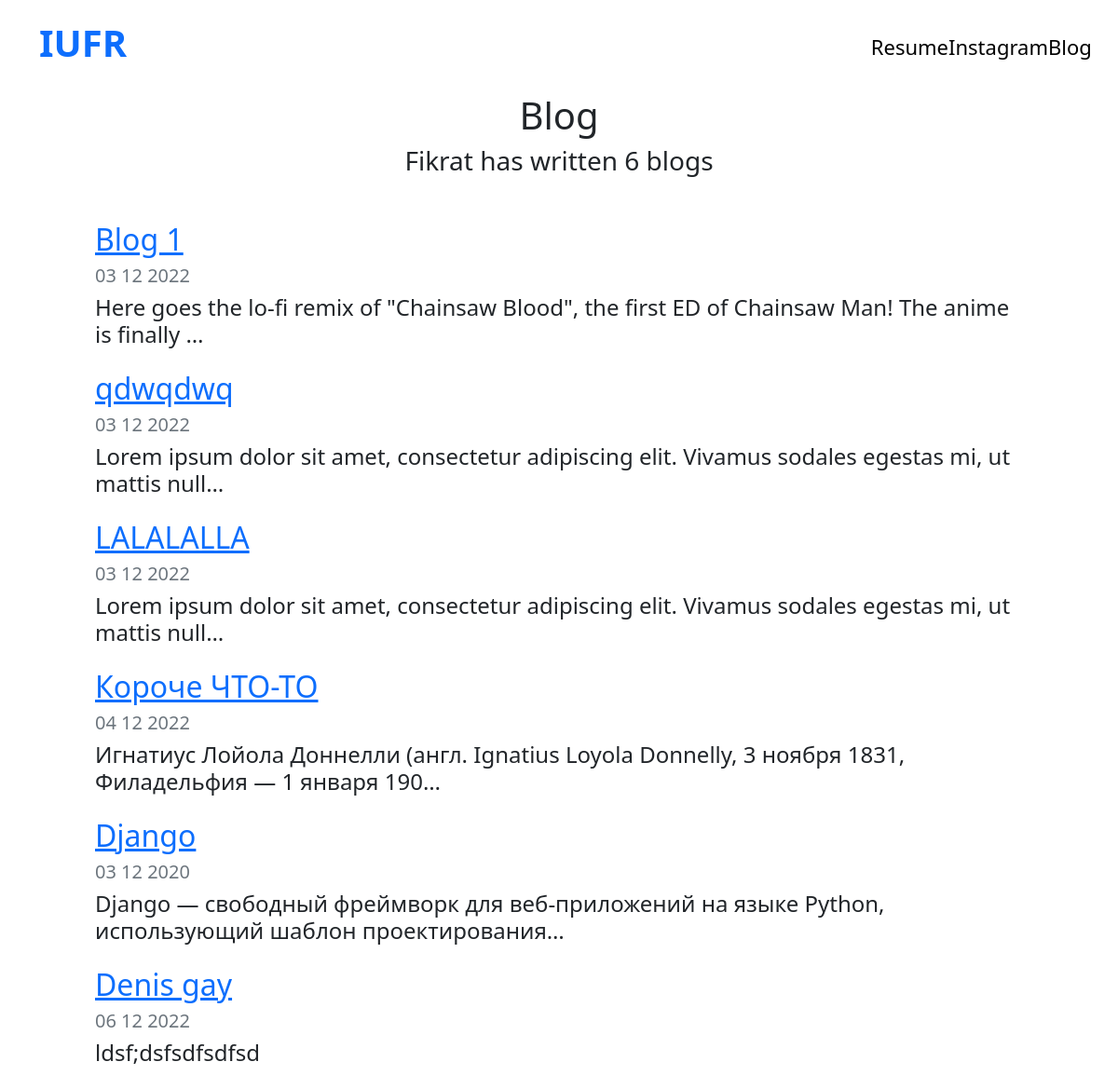
Screenshot of /blog/ with the database file from the repository.
### blog/models.py (models this page shows, shortened)
class Blog(models.Model):
    title = models.CharField('Название', max_length=50)
    description = models.TextField("Описание")
    date = models.DateField("Дата")

### blog/views.py (the view)
# urls.py: path('', views.all_blogs, name='all_blogs'),
def all_blogs(request):
    blogs = Blog.objects.all()
    return render(request, 'blog/all_blogs.html', {'blogs': blogs})

### blog/templates/blog/all_blogs.html
{% extends "main/base.html" %}
{% load static %}
{% block content %}
<h1 id="blogtitle" class="font-weight-bold text-center">Blog</h1>
<h3 class="text-center mb-5">Fikrat has written {{ blogs.count }} blog{{ blogs.count|pluralize }}</h3>
{% for blog in blogs %}
<div class="row justify-content-center my-3">
  <div class="col-md-10">
    <a href="{% url 'blog:detail' blog.id %}">
      <h2>{{ blog.title }}</h2>
    </a>
    <h5 class="text-muted">{{ blog.date|date:'d m Y'|upper }}</h5>
    <h4>{{ blog.description|striptags|truncatechars:100 }}</h4>
  </div>
</div>
{% endfor %}
{% endblock %}

### main/templates/main/base.html (shortened to what this page needs)
{% load static %}
<!DOCTYPE html>
<html lang="en">
<head>
    <link rel="stylesheet" href="{% static 'main/style.css' %}">
    <link href="https://cdn.jsdelivr.net/npm/bootstrap@5.2.3/dist/css/bootstrap.min.css" rel="stylesheet">
</head>
<body>
    <header class="header">
      <div class="header_wrapper container">
        <nav class="nav">
          <a href="{% url 'home' %}" class="logo">
            <h1>IUFR</h1>
          </a>
          <ul>
            <a href="{% static 'main/resume1.pdf' %}" class="header_link">Resume</a>
            <a href="https://www.instagram.com/iusp0/" class="header_link">Instagram</a>
            <a href="{% url 'blog:all_blogs' %}" class="header_link">Blog</a>
          </ul>
        </nav>
      </div>
    </header>
    <section class="section">
      {% block content %}{% endblock %}
    </section>
</body>
</html>

### main/static/main/style.css (style rules this page uses)
header { height: 100px; }
.header_wrapper { display: flex; align-items: center; height: 100%; }
.logo { text-decoration: none; }
.logo h1 { font-weight: 700; }
.nav { display: flex; justify-content: space-between; align-items: center; height: 100%; width: 100%; }
.nav ul { display: flex; justify-content: space-between; padding: 0; margin: auto 0; width: 20%; }
.header_link { text-decoration: none; font-size: 22px; color: black; }

### rows the page displays
Blog: title "Blog 1", date "03 12 2022", description "Here goes the lo-fi remix of \"Chainsaw Blood\", the first ED of Chainsaw Man! The anime is finally …"
Blog: title "qdwqdwq", date "03 12 2022", description "Lorem ipsum dolor sit amet, consectetur adipiscing elit. Vivamus sodales egestas mi, ut mattis null…"
Blog: title "LALALALLA", date "03 12 2022", description "Lorem ipsum dolor sit amet, consectetur adipiscing elit. Vivamus sodales egestas mi, ut mattis null…"
Blog: title "Короче ЧТО-ТО", date "04 12 2022", description "Игнатиус Лойола Доннелли (англ. Ignatius Loyola Donnelly, 3 ноября 1831, Филадельфия — 1 января 190…"
Blog: title "Django", date "03 12 2020", description "Django — свободный фреймворк для веб-приложений на языке Python, использующий шаблон проектирования…"
Blog: title "Denis gay", date "06 12 2022", description "ldsf;dsfsdfsdfsd"

### other values shown
{{ blogs.count }} "6"
